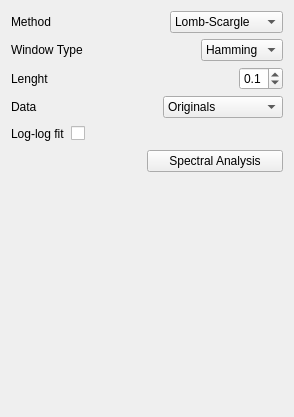
            <widget class="QWidget" name="page_2">
             <property name="geometry">
              <rect>
               <x>0</x>
               <y>0</y>
               <width>294</width>
               <height>417</height>
              </rect>
             </property>
             <attribute name="label">
              <string>Spectral Domain Analysis</string>
             </attribute>
             <layout class="QVBoxLayout" name="verticalLayout_4">
              <item>
               <layout class="QHBoxLayout" name="horizontalLayout_16">
                <item>
                 <widget class="QLabel" name="label_11">
                  <property name="text">
                   <string>Method</string>
                  </property>
                 </widget>
                </item>
                <item>
                 <spacer name="horizontalSpacer_15">
                  <property name="orientation">
                   <enum>Qt::Horizontal</enum>
                  </property>
                  <property name="sizeHint" stdset="0">
                   <size>
                    <width>40</width>
                    <height>20</height>
                   </size>
                  </property>
                 </spacer>
                </item>
                <item>
                 <widget class="QComboBox" name="spMethodBox">
                  <property name="sizePolicy">
                   <sizepolicy hsizetype="MinimumExpanding" vsizetype="Fixed">
                    <horstretch>0</horstretch>
                    <verstretch>0</verstretch>
                   </sizepolicy>
                  </property>
                  <item>
                   <property name="text">
                    <string>Lomb-Scargle</string>
                   </property>
                  </item>
                 </widget>
                </item>
               </layout>
              </item>
              <item>
               <widget class="QWidget" name="fftWidget" native="true">
                <layout class="QVBoxLayout" name="verticalLayout_8">
                 <property name="leftMargin">
                  <number>0</number>
                 </property>
                 <property name="topMargin">
                  <number>0</number>
                 </property>
                 <property name="rightMargin">
                  <number>0</number>
                 </property>
                 <property name="bottomMargin">
                  <number>0</number>
                 </property>
                 <item>
                  <layout class="QHBoxLayout" name="horizontalLayout_19">
                   <item>
                    <widget class="QLabel" name="label_14">
                     <property name="text">
                      <string>Window Type</string>
                     </property>
                    </widget>
                   </item>
                   <item>
                    <spacer name="horizontalSpacer_20">
                     <property name="orientation">
                      <enum>Qt::Horizontal</enum>
                     </property>
                     <property name="sizeHint" stdset="0">
                      <size>
                       <width>40</width>
                       <height>20</height>
                      </size>
                     </property>
                    </spacer>
                   </item>
                   <item>
                    <widget class="QComboBox" name="fftWindowBox">
                     <item>
                      <property name="text">
                       <string>Hamming</string>
                      </property>
                     </item>
                    </widget>
                   </item>
                  </layout>
                 </item>
                 <item>
                  <layout class="QHBoxLayout" name="horizontalLayout_20">
                   <item>
                    <widget class="QLabel" name="label_15">
                     <property name="text">
                      <string>Lenght</string>
                     </property>
                    </widget>
                   </item>
                   <item>
                    <spacer name="horizontalSpacer_21">
                     <property name="orientation">
                      <enum>Qt::Horizontal</enum>
                     </property>
                     <property name="sizeHint" stdset="0">
                      <size>
                       <width>40</width>
                       <height>20</height>
                      </size>
                     </property>
                    </spacer>
                   </item>
                   <item>
                    <widget class="QDoubleSpinBox" name="fftWidthBox">
                     <property name="decimals">
                      <number>1</number>
                     </property>
                     <property name="maximum">
                      <double>1.000000000000000</double>
                     </property>
                     <property name="value">
                      <double>0.100000000000000</double>
                     </property>
                    </widget>
                   </item>
                  </layout>
                 </item>
                </layout>
               </widget>
              </item>
              <item>
               <layout class="QHBoxLayout" name="horizontalLayout_8">
                <item>
                 <widget class="QLabel" name="label_6">
                  <property name="text">
                   <string>Data</string>
                  </property>
                 </widget>
                </item>
                <item>
                 <spacer name="horizontalSpacer_8">
                  <property name="orientation">
                   <enum>Qt::Horizontal</enum>
                  </property>
                  <property name="sizeHint" stdset="0">
                   <size>
                    <width>40</width>
                    <height>20</height>
                   </size>
                  </property>
                 </spacer>
                </item>
                <item>
                 <widget class="QComboBox" name="spDataBox">
                  <property name="sizePolicy">
                   <sizepolicy hsizetype="MinimumExpanding" vsizetype="Fixed">
                    <horstretch>0</horstretch>
                    <verstretch>0</verstretch>
                   </sizepolicy>
                  </property>
                  <item>
                   <property name="text">
                    <string>Originals</string>
                   </property>
                  </item>
                  <item>
                   <property name="text">
                    <string>Residuals</string>
                   </property>
                  </item>
                 </widget>
                </item>
               </layout>
              </item>
              <item>
               <layout class="QHBoxLayout" name="horizontalLayout_9">
                <item>
                 <widget class="QLabel" name="label_12">
                  <property name="text">
                   <string>Log-log fit</string>
                  </property>
                 </widget>
                </item>
                <item>
                 <widget class="QCheckBox" name="spLogFitCheck">
                  <property name="layoutDirection">
                   <enum>Qt::RightToLeft</enum>
                  </property>
                  <property name="text">
                   <string/>
                  </property>
                 </widget>
                </item>
                <item>
                 <spacer name="horizontalSpacer_9">
                  <property name="orientation">
                   <enum>Qt::Horizontal</enum>
                  </property>
                  <property name="sizeHint" stdset="0">
                   <size>
                    <width>40</width>
                    <height>20</height>
                   </size>
                  </property>
                 </spacer>
                </item>
               </layout>
              </item>
              <item>
               <layout class="QHBoxLayout" name="horizontalLayout_15">
                <item>
                 <spacer name="horizontalSpacer_14">
                  <property name="orientation">
                   <enum>Qt::Horizontal</enum>
                  </property>
                  <property name="sizeHint" stdset="0">
                   <size>
                    <width>40</width>
                    <height>20</height>
                   </size>
                  </property>
                 </spacer>
                </item>
                <item>
                 <widget class="QPushButton" name="spAnalysisButton">
                  <property name="sizePolicy">
                   <sizepolicy hsizetype="MinimumExpanding" vsizetype="Fixed">
                    <horstretch>0</horstretch>
                    <verstretch>0</verstretch>
                   </sizepolicy>
                  </property>
                  <property name="text">
                   <string>Spectral Analysis</string>
                  </property>
                 </widget>
                </item>
               </layout>
              </item>
              <item>
               <spacer name="verticalSpacer">
                <property name="orientation">
                 <enum>Qt::Vertical</enum>
                </property>
                <property name="sizeHint" stdset="0">
                 <size>
                  <width>20</width>
                  <height>215</height>
                 </size>
                </property>
               </spacer>
              </item>
             </layout>
            </widget>
